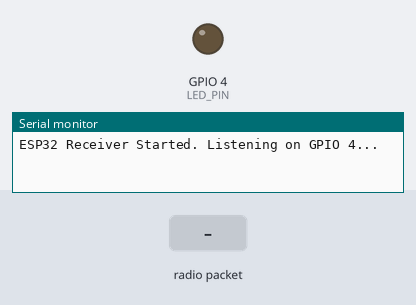
The sketch below on a simulated ESP32. Parts: output pins drawn as LEDs (lit = HIGH), the last lines printed to the serial monitor. Inputs (shaded band) come from the test bench.

Above: at 1.2 s.
1.3 s: radio packet "ON" arrives
At 2.5 s:
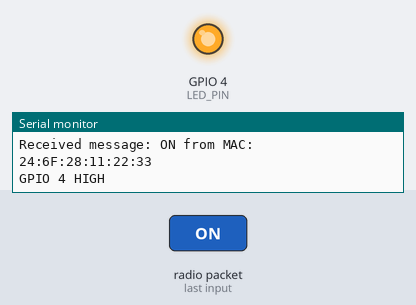
2.8 s: radio packet "OFF" arrives
At 3.7 s:
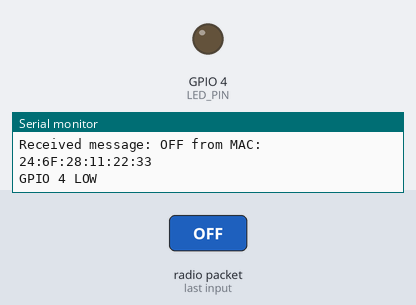
Timing chart, 0 to 5.8 s (numbered marks = the images above; inputs shaded):
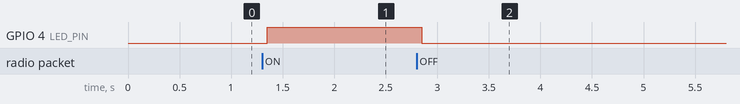

Measured:
- after the input at 1.3 s, GPIO 4 (LED_PIN): LOW → HIGH after 0.05 s
- after the input at 2.8 s, GPIO 4 (LED_PIN): HIGH → LOW after 0.05 s

The sketch:

main.ino
```cpp
#include <esp_now.h>
#include <WiFi.h>

// For standard ESP32 DevKit, D4 is GPIO 4
#define LED_PIN 4

// Callback for when data is received
void data_receive_cb(const esp_now_recv_info_t *recv_info, const uint8_t *data, int len) {
    char buf[16];
    int copy_len = (len < sizeof(buf) - 1) ? len : sizeof(buf) - 1;
    memcpy(buf, data, copy_len);
    buf[copy_len] = '\0';

    Serial.print("Received message: ");
    Serial.print(buf);
    Serial.print(" from MAC: ");
    for (int i = 0; i < 6; i++) {
        Serial.printf("%02X%s", recv_info->src_addr[i], (i == 5) ? "" : ":");
    }
    Serial.println();

    if (strcmp(buf, "ON") == 0) {
        digitalWrite(LED_PIN, HIGH);
        Serial.println("GPIO 4 HIGH");
    } else if (strcmp(buf, "OFF") == 0) {
        digitalWrite(LED_PIN, LOW);
        Serial.println("GPIO 4 LOW");
    }
}

void setup() {
    Serial.begin(115200);

    // Setup GPIO
    pinMode(LED_PIN, OUTPUT);

    // Initialize WiFi in Station mode
    WiFi.mode(WIFI_STA);
    WiFi.disconnect(); // We don't want to connect to an AP

    // Initialize ESP-NOW
    if (esp_now_init() != ESP_OK) {
        Serial.println("Error initializing ESP-NOW");
        return;
    }

    // Register receive callback
    esp_now_register_recv_cb(data_receive_cb);

    Serial.println("ESP32 Receiver Started. Listening on GPIO 4...");
}

void loop() {
    // ESP-NOW is interrupt-based, so loop can stay empty
    delay(1000);
}
```
